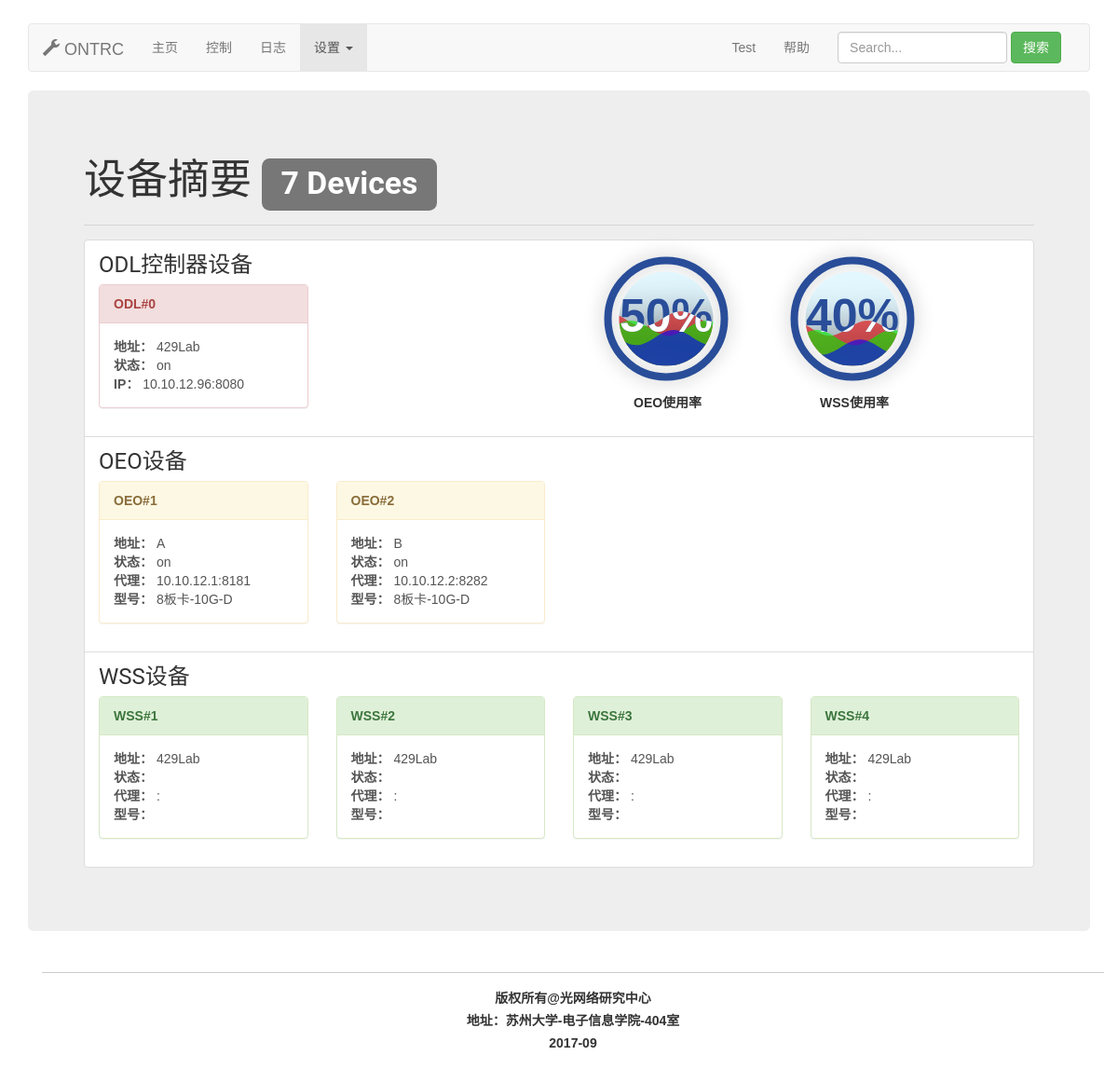
Page /setting on the earlier database version.
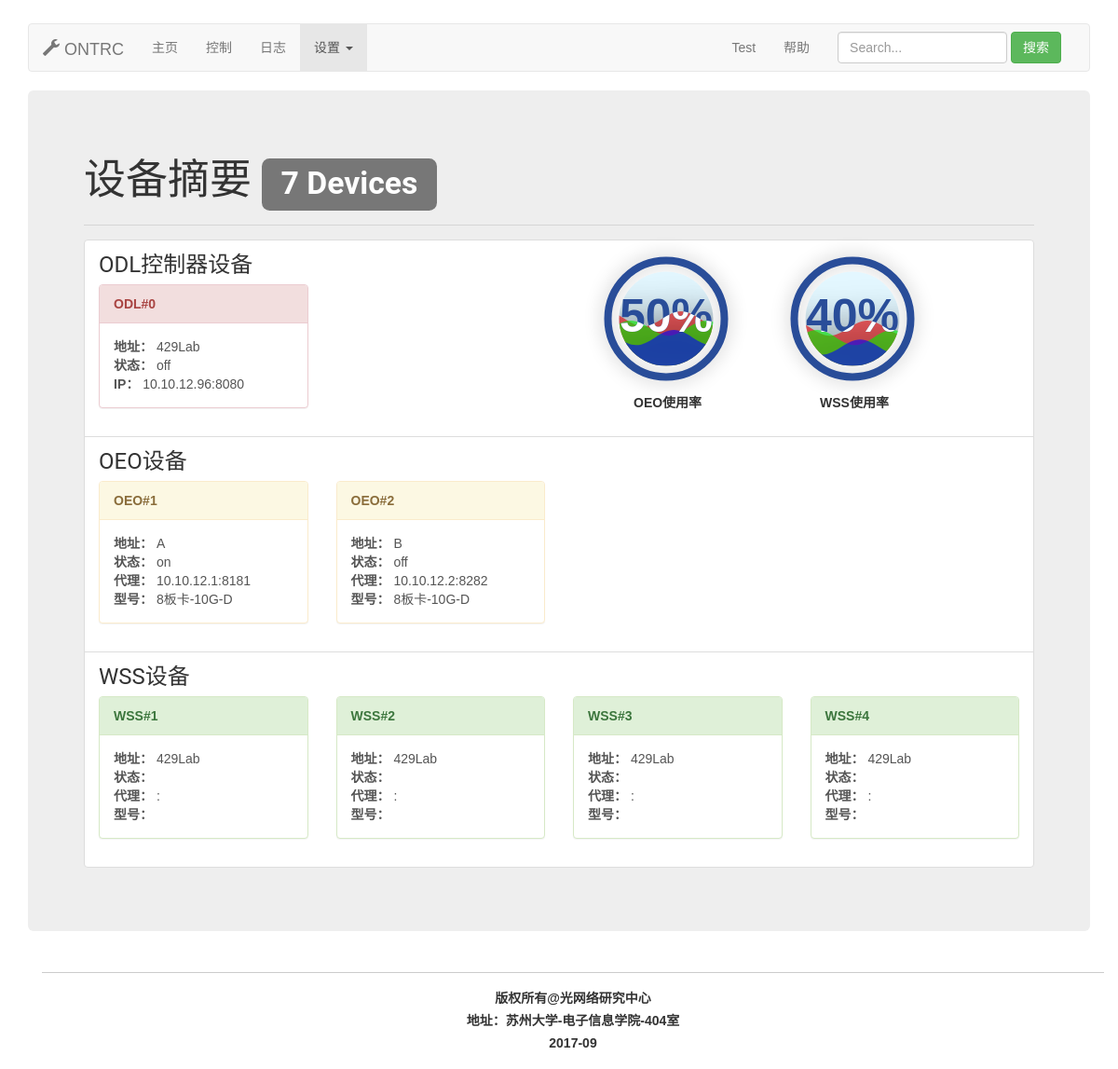
Same page on the later database version.
### Show/models.py (models this page shows, shortened)
class odlinfo(models.Model):
    odlname = models.CharField(max_length=30)
    odlip = models.CharField(max_length=20)
    odlport = models.CharField(max_length=10)
    odlkey = models.CharField(max_length=20)
    odlright = models.CharField(max_length=10)
    odlstate = models.CharField(max_length=10)

class oeoinfo(models.Model):
    oeoname = models.CharField(max_length=30)
    oeoip = models.CharField(max_length=20)
    oeoport = models.CharField(max_length=10)
    oeokey = models.CharField(max_length=20)
    oeoright = models.CharField(max_length=10)
    oeostate = models.CharField(max_length=10)
    oeotype = models.CharField(max_length=10)

### Show/views.py (the view)
# urls.py: url(r'^setting', views.setting),
def setting(req):
    odlinfo = models.odlinfo.objects.all()
    oeoinfo1 = models.oeoinfo.objects.filter(id=1)
    oeoinfo2 = models.oeoinfo.objects.filter(id=2)
    return render(req,"setting.html",{"odlinfo":odlinfo[0],
                                      "oeoinfo1":oeoinfo1[0],
                                      "oeoinfo2":oeoinfo2[0]})

### templates/setting.html (shortened to what this page needs)
{% extends "base.html" %}
{% block titleURL%} /index/ {% endblock %}
{% block title %}
    <span class="glyphicon glyphicon-wrench" aria-hidden="true"></span>
    ONTRC
{% endblock %}
{% block MainContents %}
    <h2>设备摘要 <span class="label label-default">7 Devices</span></h2>
    <div id="echart-water-oeo"
         style="width: 250px;height:250px; position: absolute;
         margin-top: -40px;margin-left: 500px; z-index: 1001"></div>
    <div style="width: 250px;height:250px; position: absolute;
         margin-top: 165px;margin-left: 590px; z-index: 1001"><strong>OEO使用率</strong></div>
    <div id="echart-water-wss"
         style="width: 250px;height:250px; position: absolute;
         margin-top: -40px;margin-left: 700px; z-index: 1001"></div>
    <div style="width: 250px;height:250px; position: absolute;
         margin-top: 165px;margin-left: 790px; z-index: 1001"><strong>WSS使用率</strong></div>
    <div class="list-group">
        <a href="/odlsetting/" class="list-group-item">
            <h4 class="list-group-item-heading">ODL控制器设备</h4>
            <div class="row">
                <div class="col-md-3">
                    <div class="panel panel-danger">
                        <div class="panel-heading"><strong>ODL#0</strong></div>
                        <div class="panel-body">
                            <strong>地址：</strong> 429Lab <br>
                            <strong>状态：</strong> {{ odlinfo.odlstate }} <br>
                            <strong>IP：</strong> {{ odlinfo.odlip }}:{{ odlinfo.odlport }} <br>
                        </div>
                    </div>
                </div>
            </div>
        </a>
        <a href="/oeosetting/" class="list-group-item">
            <h4 class="list-group-item-heading">OEO设备</h4>
            <div class="row">
                <div class="col-md-3">
                    <div class="panel panel-warning">
                        <div class="panel-heading"><strong>OEO#1</strong></div>
                        <div class="panel-body">
                            <strong>地址：</strong> A <br>
                            <strong>状态：</strong> {{ oeoinfo1.oeostate }} <br>
                            <strong>代理：</strong> {{ oeoinfo1.oeoip }}:{{ oeoinfo1.oeoport }} <br>
                            <strong>型号：</strong> {{ oeoinfo1.oeotype }} <br>
                        </div>
                    </div>
                </div>
                <div class="col-md-3">
                    <div class="panel panel-warning">
                        <div class="panel-heading"><strong>OEO#2</strong></div>
                        <div class="panel-body">
                            <strong>地址：</strong> B <br>
                            <strong>状态：</strong> {{ oeoinfo2.oeostate }} <br>
                            <strong>代理：</strong> {{ oeoinfo2.oeoip }}:{{ oeoinfo2.oeoport }} <br>
                            <strong>型号：</strong> {{ oeoinfo2.oeotype }} <br>
                        </div>
                    </div>
                </div>
            </div>
        </a>
        <a href="/wsssetting/" class="list-group-item">
            <h4 class="list-group-item-heading">WSS设备</h4>
            <div class="row">
                <div class="col-md-3">
                    <div class="panel panel-success">
                        <div class="panel-heading"><strong>WSS#1</strong></div>
                        <div class="panel-body">
                            <strong>地址：</strong> 429Lab <br>
                            <strong>状态：</strong> {{ wssinfo1.wssstate }} <br>
                            <strong>代理：</strong> {{ wssinfo1.wssip }}:{{ odlinfo1.wssport }} <br>
                            <strong>型号：</strong> {{ wssinfo1.wsstype }} <br>
                        </div>
                    </div>
                </div>
                <div class="col-md-3">
                    <div class="panel panel-success">
                        <div class="panel-heading"><strong>WSS#2</strong></div>
                        <div class="panel-body">
                            <strong>地址：</strong> 429Lab <br>
                            <strong>状态：</strong> {{ wssinfo2.wssstate }} <br>
                            <strong>代理：</strong> {{ wssinfo2.wssip }}:{{ odlinfo2.wssport }} <br>
                            <strong>型号：</strong> {{ wssinfo2.wsstype }} <br>
                        </div>
                    </div>
                </div>
                <div class="col-md-3">
                    <div class="panel panel-success">
                        <div class="panel-heading"><strong>WSS#3</strong></div>
                        <div class="panel-body">
                            <strong>地址：</strong> 429Lab <br>
                            <strong>状态：</strong> {{ wssinfo3.wssstate }} <br>
                            <strong>代理：</strong> {{ wssinfo3.wssip }}:{{ odlinfo3.wssport }} <br>
                            <strong>型号：</strong> {{ wssinfo3.wsstype }} <br>
                        </div>
                    </div>
                </div>
                <div class="col-md-3">
                    <div class="panel panel-success">
                        <div class="panel-heading"><strong>WSS#4</strong></div>
                        <div class="panel-body">
                            <strong>地址：</strong> 429Lab <br>
                            <strong>状态：</strong> {{ wssinfo4.wssstate }} <br>
                            <strong>代理：</strong> {{ wssinfo4.wssip }}:{{ odlinfo4.wssport }} <br>
                            <strong>型号：</strong> {{ wssinfo4.wsstype }} <br>
                        </div>
                    </div>
                </div>
            </div>
        </a>
    </div>
{% endblock %}
{% block script %}
    <script>
        $("#DHTsetting").addClass("active");
        var myWaterOEO = echarts.init(document.getElementById('echart-water-oeo'));
        var optionWaterOEO = {
            series: [{
                type: 'liquidFill',
                data: [0.5, 0.4, 0.3],
                color: ['red', '#0f0', 'rgb(0, 0, 255)'],
                itemStyle: {
                    normal: {
                        opacity: 0.6
                    },
                    emphasis: {
                        opacity: 0.9
                    }
                }
            }]
         };
        myWaterOEO.setOption(optionWaterOEO);
        var myWaterWSS = echarts.init(document.getElementById('echart-water-wss'));
        var optionWaterWSS = {
            series: [{
                type: 'liquidFill',
                data: [0.4, 0.3, 0.2],
                color: ['red', '#0f0', 'rgb(0, 0, 255)'],
                itemStyle: {
                    normal: {
                        opacity: 0.6
                    },
                    emphasis: {
                        opacity: 0.9
                    }
                }
            }]
         };
        myWaterWSS.setOption(optionWaterWSS);
    </script>
{% endblock %}

### templates/base.html (shortened to what this page needs)
<!DOCTYPE html>
<html lang="zh">
<head>
    <link href="/statics/bootstrap/css/bootstrap.min.css" rel="stylesheet">
    <link href="/statics/mdl/material.min.css" rel="stylesheet">
</head>
<body>
    <div class="container">
        <nav class="navbar navbar-default" id="daohangtiao">
            <div class="container-fluid">
                <div class="navbar-header">
                    <a class="navbar-brand" href="{% block titleURL %}{% endblock %}">
                        {% block title %}{% endblock %}
                    </a>
                </div>
                <div class="collapse navbar-collapse" id="bs-example-navbar-collapse-1">
                    <ul class="nav navbar-nav">
                        <li id="DHThomepage"><a href="/index/">主页</a></li>
                        <li id="DHTcontrol"><a href="/control/">控制</a></li>
                        <li id="DHTlogging"><a href="/log/">日志</a></li>
                        <li id="DHTsetting" class="dropdown">
                            <a href="/setting/" class="dropdown-toggle" data-toggle="dropdown" role="button"
                               aria-haspopup="true" aria-expanded="false"> 设置 <span class="caret"></span></a>
                        </li>
                    </ul>
                    <form class="navbar-form navbar-right">
                        <div class="form-group">
                            <input type="text" class="form-control" placeholder="Search...">
                        </div>
                        <button type="submit" class="btn btn-default btn-success">搜索</button>
                    </form>
                    <ul class="nav navbar-nav navbar-right">
                        <li id="DHTtest"><a href="/test/">Test</a></li>
                        <li id="DHThelp"><a href="/help/">帮助</a></li>
                    </ul>
                </div>
            </div>
        </nav>
        <div class="jumbotron">
            {% block MainContents %}{% endblock %}
        </div>
        <div class="container">
        <hr>
            {% block page_content %}
                <p class="text-center">
                    <strong>版权所有@光网络研究中心</strong> <br>
                    <strong>地址：苏州大学-电子信息学院-404室</strong> <br>
                    <strong>2017-09</strong>
                </p>
            {% endblock %}
        </div>
    </div>
    {% block script %}
    {% endblock %}
</body>
</html>

### templates/base.html (style rules this page uses)
#daohangtiao { margin-top: 25px }

Differences in the rows shown:
changed odlinfo: odlstate "on" → "off"
changed oeoinfo: oeostate "on" → "off"
